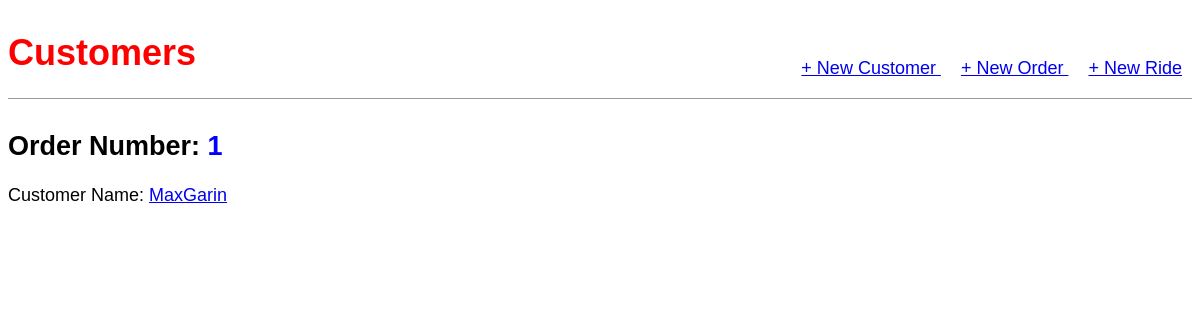
/order/, run on an earlier commit of the app's database.
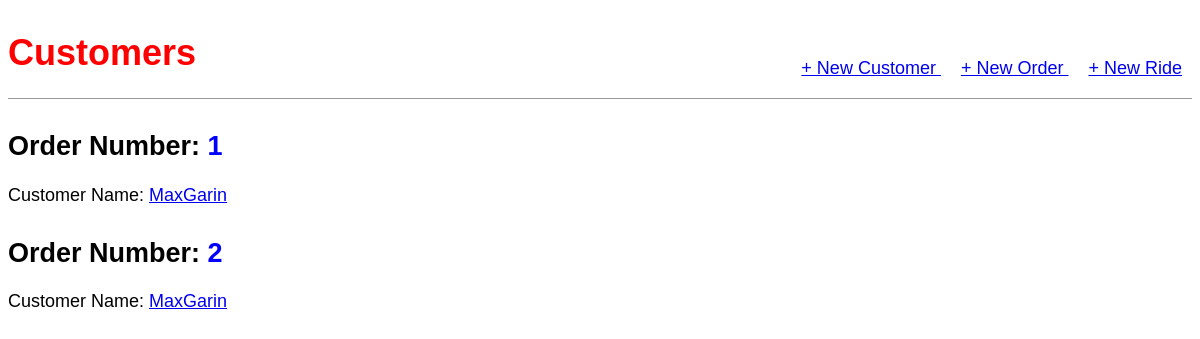
And on a later commit of the database.
### orders/models.py (models this page shows, shortened)
class Order(models.Model):
    order_number = models.AutoField(primary_key=True)
    customer_number = models.ForeignKey(Customer, on_delete=models.CASCADE, related_name='orders')
    date_created = models.DateField(auto_now_add=True)
    last_updated = models.DateField(auto_now=True)
    description = models.CharField(max_length=200, null=True)
    ride = models.ForeignKey(Ride, on_delete=models.CASCADE, related_name='orders', null=True)

class Customer(models.Model):
    customer_name = models.CharField(max_length=100)
    customer_phone_number = models.CharField(max_length=10)
    customer_email = models.EmailField()
    customer_business_name = models.CharField(max_length=200)
    def __str__(self):
        return self.customer_name

### orders/views.py (the view)
# urls.py: path('order/', views.OrderListView.as_view(), name='order_list'),
class OrderListView(ListView):
    model = Order
    template_name = 'order_list.html'

### templates/order_list.html
{% extends 'base.html' %}
{% block content %}
{% for order in object_list %}
<div class="post-entry">
    <h2>Order Number: <a href="{% url 'order_detail' order.pk %}">{{ order.order_number }}</a></h2>Customer Name: <a href="{% url 'customer_detail' order.customer_number.pk %}"> {{ order.customer_number }}</a> </h2>
</div>
{% endfor %}
{% endblock content %}

What changed in the data, as far as the page shows it:
added Order: order_number "2", customer_number "MaxGarin"
